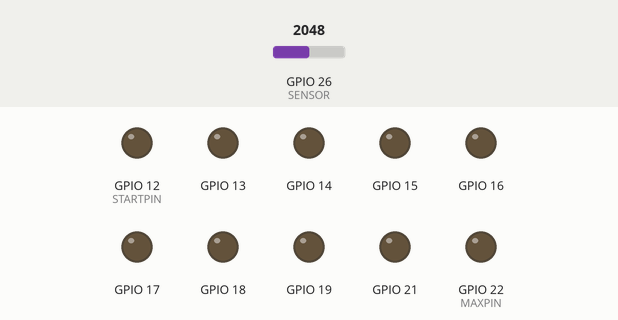
The sketch below on a simulated ESP32. On the bench: output pins drawn as LEDs (lit = HIGH). The inputs (shaded band) are chosen by the test bench; at power-on: GPIO 26 (SENSOR) = 2048. What the sketch prints to the serial monitor is not drawn.

Above: at 1.2 s.
1.3 s: GPIO 26 (SENSOR) set to 2474
2.8 s: GPIO 26 (SENSOR) set to 2578
At 4.0 s:
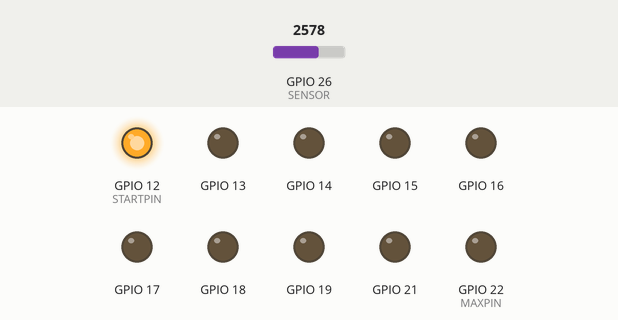
4.3 s: GPIO 26 (SENSOR) set to 2712
At 5.4 s:
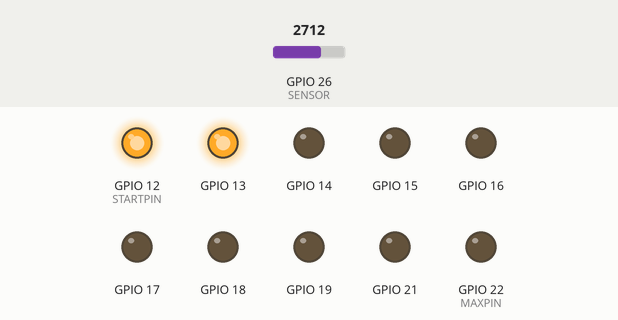
5.8 s: GPIO 26 (SENSOR) set to 2827
At 6.5 s:
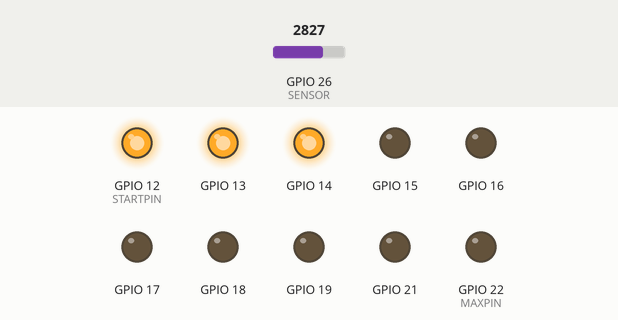
7.3 s: GPIO 26 (SENSOR) set to 3603
At 7.6 s:
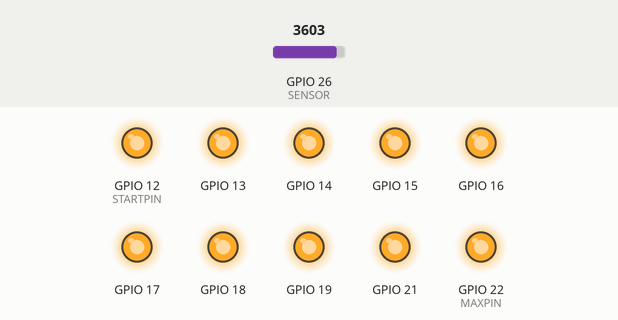
8.8 s: GPIO 26 (SENSOR) set to 2866
At 10.0 s:
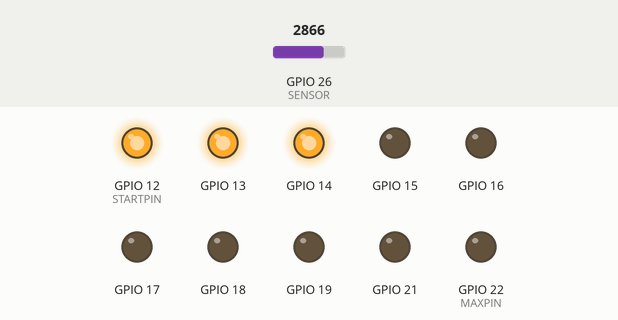
Timing chart, 0 to 11.3 s (numbered marks = the images above; inputs shaded):
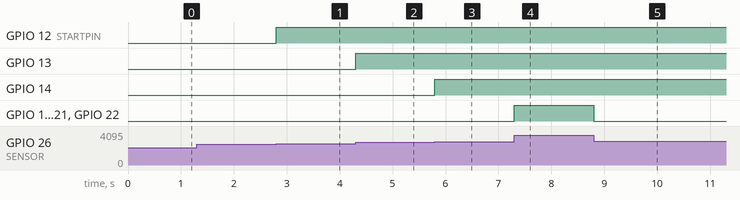

Measured:
- the behaviour switches between 2519 and 2520 on GPIO 26 (SENSOR) (found by bisection; images 0 and 1)
- the behaviour switches between 2639 and 2640 on GPIO 26 (SENSOR) (found by bisection; images 1 and 2)
- the behaviour switches between 2759 and 2760 on GPIO 26 (SENSOR) (found by bisection; images 2 and 3)
- after the input at 2.8 s, GPIO 12 (STARTPIN): LOW → HIGH at once
- after the input at 4.3 s, GPIO 13: LOW → HIGH at once
- after the input at 5.8 s, GPIO 14: LOW → HIGH at once
- after the input at 7.3 s, GPIO 15–19, GPIO 21, GPIO 22 (MAXPIN): LOW → HIGH at once
- after the input at 8.8 s, GPIO 15–19, GPIO 21, GPIO 22 (MAXPIN): HIGH → LOW at once

The sketch:

Signal.ino
```cpp
#include <Arduino.h>
#define STARTPIN 12
#define MAXPIN 22
#define SENSOR 26
void signalLevel(int signal)
{
	for(int i = STARTPIN; i < signal + STARTPIN; i++)
	{
		if(i >= 20)
		{
			digitalWrite(i+1, HIGH);
			continue;
		}
		digitalWrite(i,HIGH);
	}
	for (int i = signal + STARTPIN; i < MAXPIN; i++)
	{
		if(i >= 20)
		{
			digitalWrite(i+1, LOW);
			continue;
		}
		digitalWrite(i,LOW);
	}

}
void setup()
{
	Serial.begin(115200);
	for(int i = STARTPIN; i < MAXPIN; i++)
	{
		if(i >= 20)
		{
			pinMode(i+1, OUTPUT);
			continue;
		}
		pinMode(i,OUTPUT);
	}
}

void loop()
{
	int sensorData = (analogRead(SENSOR) - 2400) / 120; //自行調整倍率
	Serial.println(sensorData);
	signalLevel(sensorData);

}
```
